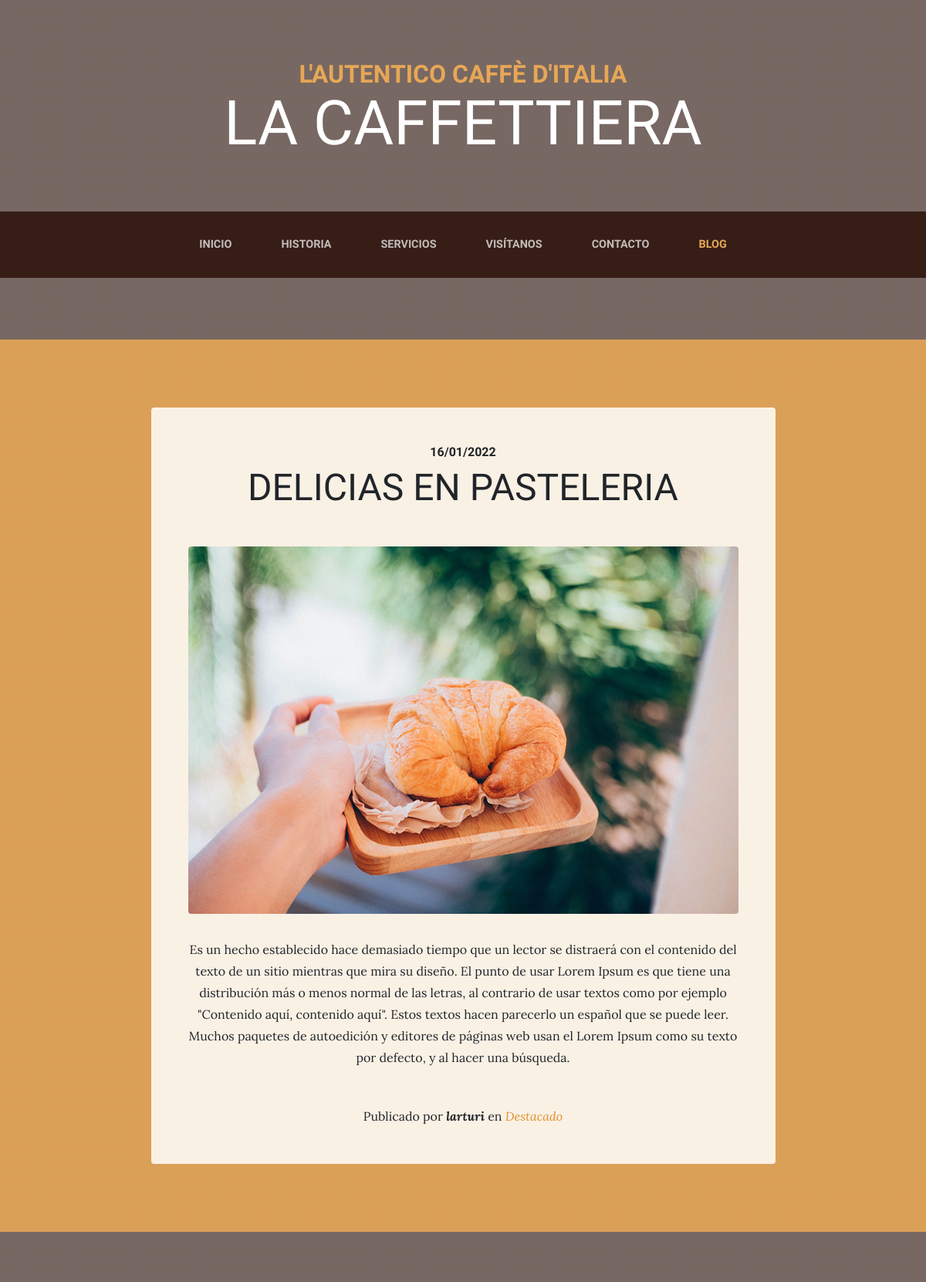
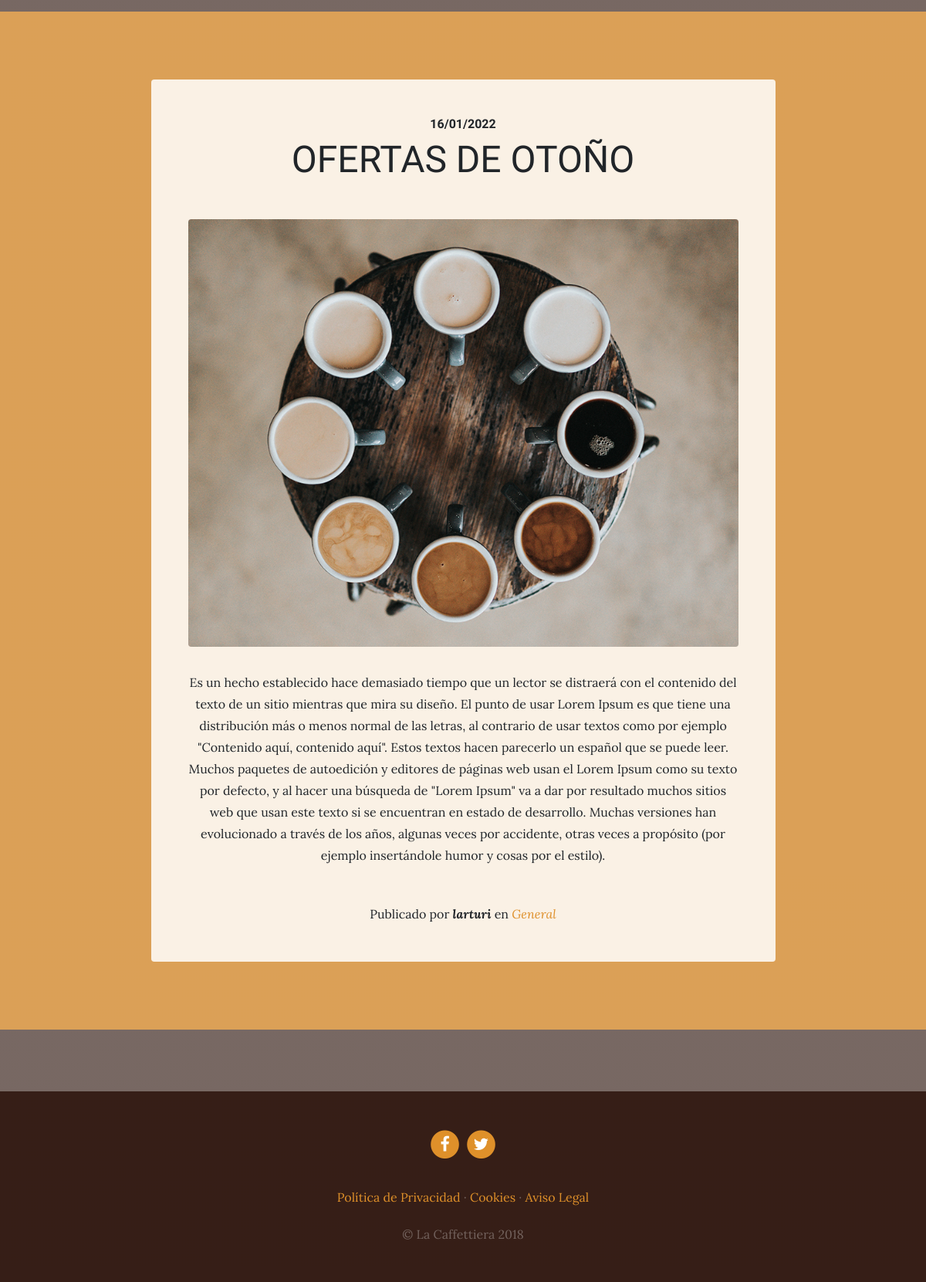
Screenshot of /blog/ with the database file from the repository (2 pictures, top to bottom).
### blog/models.py (models this page shows, shortened)
class Post(models.Model):
    title = models.CharField(max_length=200, verbose_name='Titulo')
    content = models.TextField(verbose_name='Contenido')
    published = models.DateTimeField(verbose_name='Publicación', default=timezone.now)
    image = models.ImageField(upload_to='blog', verbose_name='Imagen', null=True, blank=True)
    author = models.ForeignKey(User, verbose_name='Autor', on_delete=models.CASCADE)
    categories = models.ManyToManyField(Category, verbose_name='Categorias', related_name='get_posts')
    created = models.DateTimeField(auto_now_add=True, verbose_name='Creación')
    updated = models.DateTimeField(auto_now=True, verbose_name='Actualización')
    class Meta:
        verbose_name = 'entrada'
        verbose_name_plural = 'entradas'
        ordering = ['-created']

class Category(models.Model):
    name = models.CharField(max_length=100, verbose_name='Nombre')
    created = models.DateTimeField(auto_now_add=True, verbose_name='Creación')
    updated = models.DateTimeField(auto_now=True, verbose_name='Actualización')
    class Meta:
        verbose_name = 'categoria'
        verbose_name_plural = 'categorias'
        ordering = ['-created']

### social/models.py (models this page shows, shortened)
class Link(models.Model):
    key = models.SlugField(max_length=100, unique=True, verbose_name="Slug")
    name = models.CharField(max_length=100, verbose_name="Red Social")
    url = models.URLField(max_length=200, null=True, blank=True, verbose_name="URL")
    created = models.DateTimeField(auto_now_add=True, verbose_name='Creacion')
    updated = models.DateTimeField(auto_now=True, verbose_name='Actualizacion')
    class Meta:
        verbose_name = 'enlace'
        verbose_name_plural = 'enlaces'
        ordering = ['name']

### pages/models.py (models this page shows, shortened)
class Page(models.Model):
    title = models.CharField(max_length=200, verbose_name="Titulo")
    content = RichTextField(verbose_name="Contenido")
    created = models.DateTimeField(auto_now_add=True, verbose_name='Creacion')
    order = models.SmallIntegerField(default=0, verbose_name="Orden")
    updated = models.DateTimeField(auto_now=True, verbose_name='Actualizacion')
    class Meta:
        verbose_name = 'pagina'
        verbose_name_plural = 'paginas'
        ordering = ['order', 'title']

### blog/views.py (the view)
# urls.py: path('', views.blog, name='blog'),
def blog(request):
    posts = Post.objects.all()
    return render(request, 'blog/blog.html', {'posts': posts})

### pages/templatetags/pages_extras.py (called while the page is built)
@register.simple_tag
def get_page_list():
    pages = Page.objects.all()
    return pages

### social/processors.py (called while the page is built)
def ctx_dict(request):
    ctx = {}
    socials = []
    links = Link.objects.all()
    for link in links:
        socials.append({
            'key': link.key,
            'name': link.name,
            'url': link.url,
        })
    ctx['socials'] = socials
    return ctx

### blog/templates/blog/blog.html (shortened to what this page needs)
{% extends 'core/base.html' %} {% load static %} {% block content %} {% for post in posts %}
<section class="page-section cta">
    <div class="container">
        <div class="row">
            <div class="col-xl-9 mx-auto">
                <div class="cta-innerv text-center rounded">
                    <h2 class="section-heading mb-5">
                        <span class="section-heading-upper">{{ post.published | date:"SHORT_DATE_FORMAT" }}</span>
                        <span class="section-heading-lower">{{ post.title }}</span>
                    </h2>
                    <p class="mb-0">
                        <img class="mx-auto d-flex rounded img-fluid mb-3 mb-lg-0" src="{{ post.image.url }}" alt="" />
                    </p>
                    <p class="mb-0 mbt">
                        {{ post.content | linebreaks }}
                    </p>
                    <p class="mb-0 mbt">
                        <span class="section-heading-under">Publicado por <em><b>{{ post.author }}</b></em> en
                            <em>
                                {% for category in post.categories.all %}
                                <a href="{% url 'category' category.id %}" class="link">
                                    {{ category.name }}
                                </a>
                                {% endfor %}
                            </em>
                        </span>
                    </p>
                </div>
            </div>
        </div>
    </div>
</section>
{% endfor %} {% endblock %}

### core/templates/core/base.html (shortened to what this page needs)
<!DOCTYPE html>
<html lang="es">
<head>
    {% load static %}
    <link href="{% static 'core/vendor/bootstrap/css/bootstrap.min.css' %}" rel="stylesheet" />
    <link href="{% static 'core/vendor/font-awesome/css/font-awesome.min.css' %}" rel="stylesheet" type="text/css" />
    <link href="{% static 'core/css/business-casual.css' %}" rel="stylesheet" />
</head>
<body>
    <h1 class="site-heading text-center text-white d-none d-lg-block">
        <span class="site-heading-upper text-primary mb-3">L'autentico caffè d'italia</span>
        <span class="site-heading-lower">La Caffettiera</span>
    </h1>
    <nav class="navbar navbar-expand-lg navbar-dark py-lg-4" id="mainNav">
        <div class="container">
            <div class="collapse navbar-collapse" id="navbarResponsive">
                <ul class="navbar-nav mx-auto">
                    <li class="nav-item {% if request.path == '/' %} active {% endif %} px-lg-4">
                        <a class="nav-link text-uppercase text-expanded" href="{% url 'home' %}">Inicio</a>
                    </li>
                    <li class="nav-item {% if request.path == '/about/' %} active {% endif %} px-lg-4">
                        <a class="nav-link text-uppercase text-expanded" href="{% url 'about' %}">Historia</a>
                    </li>
                    <li class="nav-item {% if request.path == '/services/' %} active {% endif %} px-lg-4">
                        <a class="nav-link text-uppercase text-expanded" href="{% url 'services' %}">Servicios</a>
                    </li>
                    <li class="nav-item {% if request.path == '/store/' %} active {% endif %} px-lg-4">
                        <a class="nav-link text-uppercase text-expanded" href="{% url 'store' %}">Visítanos</a>
                    </li>
                    <li class="nav-item {% if request.path == '/contact/' %} active {% endif %} px-lg-4">
                        <a class="nav-link text-uppercase text-expanded" href="{% url 'contact' %}">Contacto</a>
                    </li>
                    <li class="nav-item {% if request.path|slice:':6 ' == '/blog/' %} active {% endif %} px-lg-4 ">
                        <a class="nav-link text-uppercase text-expanded " href="{% url 'blog' %} ">Blog</a>
                    </li>
                </ul>
            </div>
        </div>
    </nav>
    {% block content %}{% endblock %}
    <footer class="footer text-faded text-center py-5 ">
        <div class="container ">
            <p class="m-0 ">
                {% for social in socials %} {% if social.url != None %}
                <a href="{{ social.url }}" target="_blank" class="link ">
                    <span class="fa-stack fa-lg ">
                        <i class="fa fa-circle fa-stack-2x "></i>
                        <i class="fa fa-{{social.key}} fa-stack-1x fa-inverse "></i>
                    </span>
                </a>
                {% endif %} {% endfor %}
            </p>
            <p class="m-0 mbt ">
                {% load pages_extras %}
                {% get_page_list as page_list %}
                {% for page in page_list %}
                    <a href="{% url 'page' page.id page.title|slugify %}" class="link ">
                        {{ page.title }}
                    </a>
                    {% if not forloop.last %} · {% endif %}
                {% endfor %}
            </p>
            <p class="m-0 mbt1 ">&copy; La Caffettiera 2018</p>
        </div>
    </footer>
</body>
</html>

### core/static/core/css/business-casual.css (style rules this page uses)
body { font-family: 'Lora'; background: linear-gradient(rgba(47, 23, 15, 0.65), rgba(47, 23, 15, 0.65)), url("../img/bg.jpg"); background-attachment: fixed; background-position: center; background-size: cover; }
h1, h2, h3, h4, h5, h6 { font-family: 'Raleway'; }
p { line-height: 1.75; }
.text-faded { color: rgba(255, 255, 255, 0.3); }
.site-heading { margin-top: 5rem; margin-bottom: 5rem; text-transform: uppercase; line-height: 1; font-family: 'Raleway'; }
.site-heading .site-heading-upper { display: block; font-size: 2rem; font-weight: 800; }
.site-heading .site-heading-lower { font-size: 5rem; font-weight: 100; line-height: 4rem; }
.page-section { margin-top: 5rem; margin-bottom: 5rem; }
.section-heading { text-transform: uppercase; }
.section-heading .section-heading-upper { display: block; font-size: 1rem; font-weight: 800; padding-bottom:.5rem; }
.section-heading .section-heading-lower { display: block; font-size: 3rem; font-weight: 100; }
#mainNav { background-color: rgba(47, 23, 15, 0.9); font-family: 'Raleway'; }
#mainNav .navbar-nav .nav-item .nav-link { color: rgba(255, 255, 255, 0.7); font-weight: 800; }
#mainNav .navbar-nav .nav-item.active .nav-link { color: #e6a756; }
@media (min-width: 992px) { #mainNav .navbar-nav .nav-item .nav-link { font-size: 0.9rem; } }
.cta { padding-top: 5rem; padding-bottom: 5rem; background-color: rgba(230, 167, 86, 0.9); }
.cta .cta-innerv { position: relative; padding: 3rem; margin: 0.5rem; background-color: rgba(255, 255, 255, 0.85); }
.footer { background-color: rgba(47, 23, 15, 0.9); }
.text-primary { color: #e6a756 !important; }
.mbt { padding-top: 2rem; }
.mbt1 { padding-top: 1.25rem; }
a.link { color: #df902a; }

### rows the page displays
Post: published "16/01/2022", title "DELICIAS EN PASTELERIA", image (picture), content "Es un hecho establecido hace demasiado tiempo que un lector se distraerá con el contenido del texto de un sitio mientras que mira su diseño. El punto de usar Lorem Ipsum es que tiene una distribución más o menos normal de las letras, al contrario de usar textos como por ejemplo \"Contenido aquí, contenido aquí\". Estos textos hacen parecerlo un español que se puede leer. Muchos paquetes de autoedición y editores de páginas web usan el Lorem Ipsum como su texto por defecto, y al hacer una búsqueda.", author "larturi"
Category: name "Destacado"
Post: published "16/01/2022", title "OFERTAS DE OTOÑO", image (picture), content "Es un hecho establecido hace demasiado tiempo que un lector se distraerá con el contenido del texto de un sitio mientras que mira su diseño. El punto de usar Lorem Ipsum es que tiene una distribución más o menos normal de las letras, al contrario de usar textos como por ejemplo \"Contenido aquí, contenido aquí\". Estos textos hacen parecerlo un español que se puede leer. Muchos paquetes de autoedición y editores de páginas web usan el Lorem Ipsum como su texto por defecto, y al hacer una búsqueda de \"Lorem Ipsum\" va a dar por resultado muchos sitios web que usan este texto si se encuentran en estado de desarrollo. Muchas versiones han evolucionado a través de los años, algunas veces por…", author "larturi"
Category: name "General"
Page: title "Política de Privacidad"
Page: title "Cookies"
Page: title "Aviso Legal"
